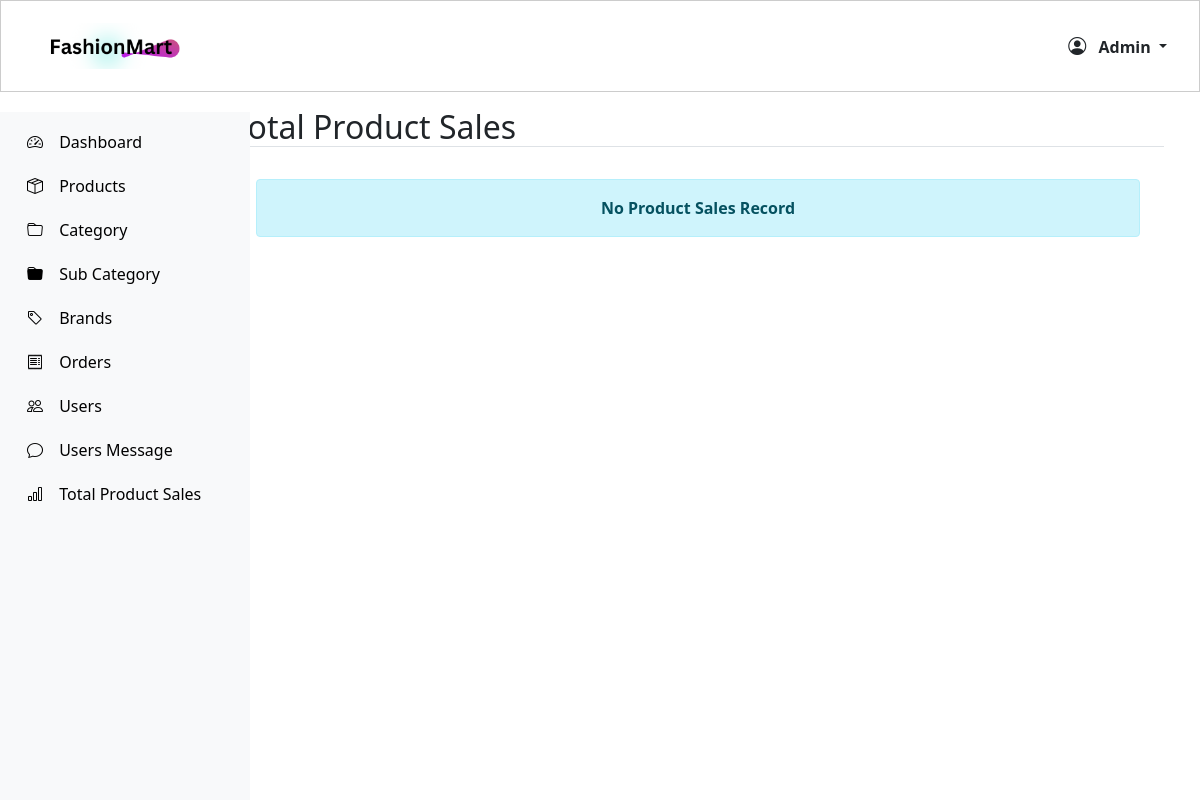
The page /adminDashboard/totalProductSales/ on the database as committed earlier.
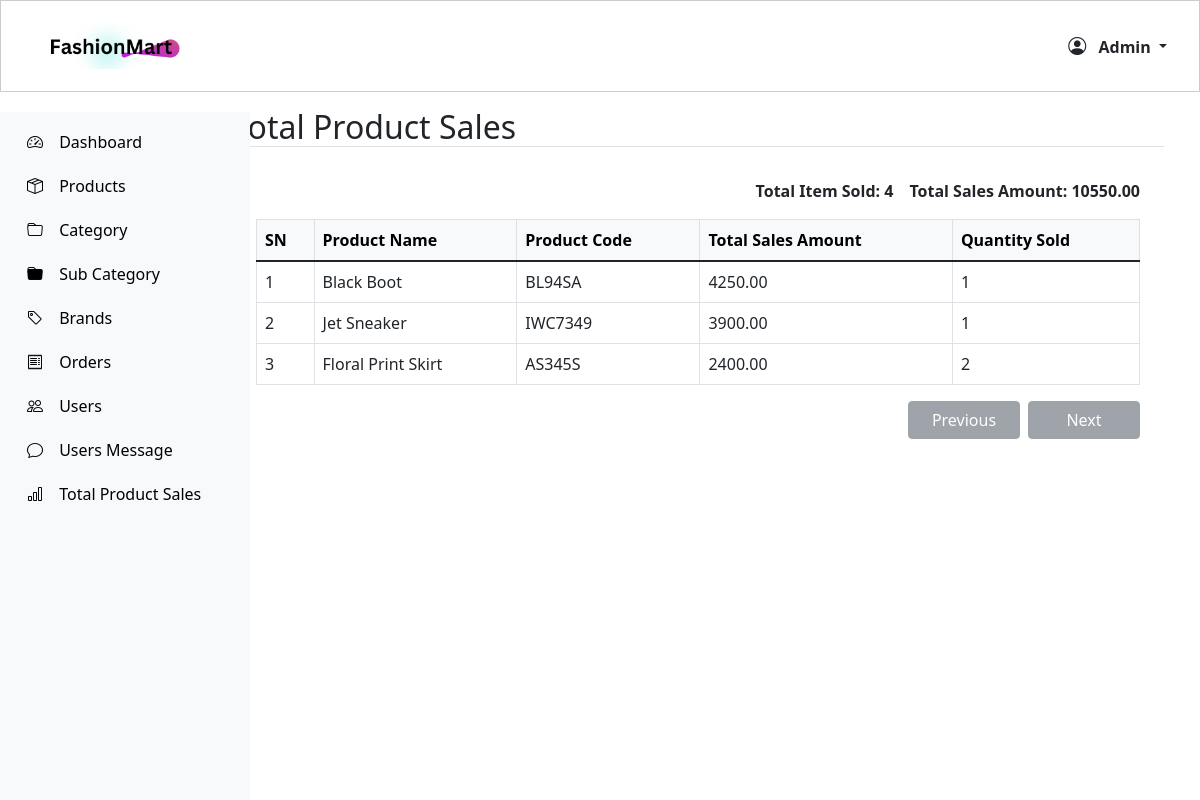
The same page on the database as committed later.
### myeSite/models.py (models this page shows, shortened)
class ProductSalesRecord(models.Model):
    product = models.ForeignKey('Product', on_delete=models.CASCADE)
    total_sales = models.DecimalField(max_digits=10, decimal_places=2, default=0)
    quantity_sold = models.PositiveIntegerField(default=0)  # New field to track quantity sold
    code = models.CharField(max_length=8, default='361SVT', blank=True, null=True)
    last_updated = models.DateTimeField(auto_now=True)  # To track when sales were last updated

class Product(models.Model):
    name = models.CharField(max_length=255)
    code = models.CharField(max_length=8, default='361SVT', blank=True, null=True)
    description = models.TextField()
    stock_status = models.CharField(max_length=50, default='In Stock')
    old_price = models.DecimalField(max_digits=10, decimal_places=2, default=500,  null=True, blank=True)
    new_price = models.DecimalField(max_digits=10, decimal_places=2, default=400, null=False, blank=False)
    discount_price = models.DecimalField(max_digits=10, decimal_places=2, default=100,  null=True, blank=True)
    brand = models.ForeignKey(Brand, on_delete=models.CASCADE)
    category = models.ForeignKey(Category, on_delete=models.CASCADE)
    subcategory = models.ForeignKey(Subcategory, on_delete=models.CASCADE)
    image = models.ImageField(upload_to='product_images/')
    sizes = models.ManyToManyField(Size)
    isnew = models.BooleanField(default=False)
    is_featured = models.BooleanField(default=False)
    search_keywords = models.CharField(max_length=100, blank=True, null=True, default="search_keyword_here")

### myeSite/views.py (the view)
# urls.py: path('adminDashboard/totalProductSales/', views.totalProductSales, name='totalProductSales'),
def totalProductSales(request):
    product_sales_records = ProductSalesRecord.objects.all()
    total_quantity_sold = sum(record.quantity_sold for record in product_sales_records)
    total_sales_amount = sum(record.total_sales for record in product_sales_records)
    context = {
        'product_sales_records': product_sales_records,
        'total_quantity_sold':total_quantity_sold,
        'total_sales_amount':total_sales_amount,
    }
    return render(request, 'myeSite/admin/totalProductSales.html', context)

### myeSite/context_processors.py (called while the page is built)
def categories_processor(request):
    categories = Category.objects.all().prefetch_related('subcategories')
    return {'categories': categories}

def wishlist_item_count(request):
    if request.user.is_authenticated:
        wishlist_item_count = Wishlist.objects.filter(user=request.user).count()
    else:
        wishlist_item_count = 0
    return {'wishlist_item_count': wishlist_item_count}

### myeSite/templates/myeSite/admin/totalProductSales.html (shortened to what this page needs)
{% extends "myeSite/admin/base.html" %}
{% load static %}
{% block content %}
<h2 class="text-start border-bottom mt-3">Total Product Sales</h2>
<div class="container mb-0">
    {% if product_sales_records %}
    <div class="d-flex justify-content-end mb-0 mt-0">
        <p class="fw-bold me-3">Total Item Sold: {{ total_quantity_sold }}</p>
        <p class="fw-bold">Total Sales Amount: {{ total_sales_amount }}</p>
    </div>
    <table class="table table-bordered table-hover mt-0" id="salesTable">
        <thead class="table-light">
            <tr>
                <th>SN</th>
                <th>Product Name</th>
                <th>Product Code</th>
                <th>Total Sales Amount</th>
                <th>Quantity Sold</th>
            </tr>
        </thead>
        <tbody id="salesTableBody">
            {% for record in product_sales_records %}
            <tr>
                <td>{{ forloop.counter }}</td>
                <td>{{ record.product.name }}</td>
                <td>{{ record.product.code }}</td>
                <td>{{ record.total_sales }}</td>
                <td>{{ record.quantity_sold }}</td>
            </tr>
            {% endfor %}
        </tbody>
    </table>
    <div class="d-flex justify-content-end mt-2">
        <button class="btn btn-secondary me-2" id="prevPageBtn" onclick="prevPage()">Previous</button>
        <button class="btn btn-secondary" id="nextPageBtn" onclick="nextPage()">Next</button>
    </div>
    {% else %}
    <div class="alert alert-info fw-bold text-center mt-4">No Product Sales Record</div>
    {% endif %}
</div>
{% endblock %}

### myeSite/templates/myeSite/admin/base.html (shortened to what this page needs)
<!DOCTYPE html>
{% load static %}
<html lang="en">
<head>
    <link href='https://unpkg.com/boxicons@2.1.4/css/boxicons.min.css' rel='stylesheet'>
    <link rel="stylesheet" href="path/to/font-awesome/css/font-awesome.min.css">
    <link rel="stylesheet" href="{% static 'myeSite/css/bootstrap.css' %}">
    <link rel="stylesheet" href="{% static 'myeSite/css/style.css' %}">
</head>
<body>
    {% block adminNavbar %} {% include "myeSite/admin/adminNav.html" %}{% endblock %}
    <div class="container-fluid">
        <div class="row">
          {% block sidebar %} {% include "myeSite/admin/sidebar.html" %}{% endblock %}
          <main class="col-md-9 ms-sm-auto col-lg-10 px-md-4">
            {% block content %}
            {% endblock %}
        </main>
        </div>
      </div>
</body>
</html>

### myeSite/templates/myeSite/admin/adminNav.html (shortened to what this page needs)
{% load static %}
<!DOCTYPE html>
<html lang="en">
<head>
    <link href="https://stackpath.bootstrapcdn.com/bootstrap/5.1.3/css/bootstrap.min.css" rel="stylesheet">
    <link rel="stylesheet" href="https://cdn.jsdelivr.net/npm/bootstrap-icons@1.7.2/font/bootstrap-icons.css">
</head>
<body>
<nav class="navbar navbar-expand-lg navbar-dark bg-white sticky-top" style="border:1px solid #ccc;">
  <div class="container-fluid">
    <a class="navbar-brand fw-bold" href="{% url 'adminDashboard' %}">
      <img src="{% static 'myeSite/images/fashion.png' %}" alt="logo" style="height:4rem; width:11rem; object-fit:contain;">
    </a>
    <ul class="navbar-nav ms-auto">
      <li class="nav-item dropdown">
        <a class="nav-link dropdown-toggle text-dark fw-bold" href="#" id="adminDropdown" role="button" data-bs-toggle="dropdown" aria-expanded="false">
          <i class="bi bi-person-circle me-1"></i> Admin
        </a>
      </li>
    </ul>
  </div>
</nav>
</body>
</html>

### myeSite/templates/myeSite/admin/sidebar.html (shortened to what this page needs)
<link href="https://cdnjs.cloudflare.com/ajax/libs/bootstrap-icons/1.8.3/font/bootstrap-icons.min.css" rel="stylesheet">
<nav id="sidebarMenu" class="col-md-3 col-lg-2 d-md-block bg-light mt-3 pt-2 sidebar collapse">
    <div class="position-sticky">
      <ul class="nav flex-column">
        <li class="nav-item">
          <a class="nav-link" aria-current="page" href="{% url 'adminDashboard' %}">
            <i class="bi bi-speedometer2 me-2"></i> Dashboard
          </a>
        </li>
        <li class="nav-item">
            <a class="nav-link" href="{% url 'products' %}">
                <i class="bi bi-box-seam me-2"></i> Products
            </a>
          </li>
        <li class="nav-item">
            <a class="nav-link" href="{% url 'category' %}">
                <i class="bi bi-folder me-2"></i> Category
            </a>
          </li>
        <li class="nav-item">
            <a class="nav-link" href="{% url 'subcategory' %}">
              <i class="bi bi-folder-fill me-2"></i> Sub Category
            </a>
          </li>
        <li class="nav-item">
          <a class="nav-link" href="{% url 'brands' %}">
            <i class="bi bi-tag me-2"></i> Brands
          </a>
        </li>
        <li class="nav-item">
          <a class="nav-link" href="{% url 'orders' %}">
            <i class="bi bi-receipt me-2"></i> Orders
          </a>
        </li>
        <li class="nav-item">
          <a class="nav-link" href="{% url 'users' %}">
            <i class="bi bi-people me-2"></i> Users
          </a>
        </li>
        <li class="nav-item">
          <a class="nav-link" href="{% url 'usermsg' %}">
            <i class="bi bi-chat me-2"></i> Users Message</a>
        </li>
        <li class="nav-item">
          <a class="nav-link" href="{% url 'totalProductSales' %}">
              <i class="bi bi-bar-chart me-2"></i> Total Product Sales
          </a>
      </li>
      </ul>
    </div>
</nav>

### myeSite/static/myeSite/css/style.css (style rules this page uses)
* { margin: 0; padding: 0; box-sizing: border-box; scroll-behavior: smooth; }
html, body { height: 100%; width: 100%; }
.dropdown { position: relative; }
.dropdown i { font-weight: 600; font-size: 18px; }
.container { height: 100%; width: 100%; }
button { width: 7rem; padding: 10px; border: none; border-radius: 5px; }
.container { margin-top: 2rem; }
.sortby h6, i { padding-right: 4px; margin-top: 4px; }
.row { display: flex; justify-content: start; margin-bottom: 8px; }
#sidebarMenu { height: 100vh; position: fixed; top: 12%; left: 0; width: 250px; z-index: 100; overflow-y: auto; }
.sidebar .nav-link { padding: 10px 15px; transition: background-color 0.3s, color 0.3s; color: #000; border-radius: 5px; }

Rows that differ between the two databases and show on the page:
added ProductSalesRecord: product.name "Black Boot", product.code "BL94SA", total_sales "4250.00", quantity_sold "1"
added ProductSalesRecord: product.name "Jet Sneaker", product.code "IWC7349", total_sales "3900.00", quantity_sold "1"
added ProductSalesRecord: product.name "Floral Print Skirt", product.code "AS345S", total_sales "2400.00", quantity_sold "2"
Other text that changed with them:
{{ total_quantity_sold }}: (not shown) → "4"
{{ total_sales_amount }}: (not shown) → "10550.00"
text no longer shown: "No Product Sales Record"
text now shown: "Total Item Sold: Total Sales Amount: SN Product Name Product Code Total Sales Amount Quantity Sold Previous Next"
